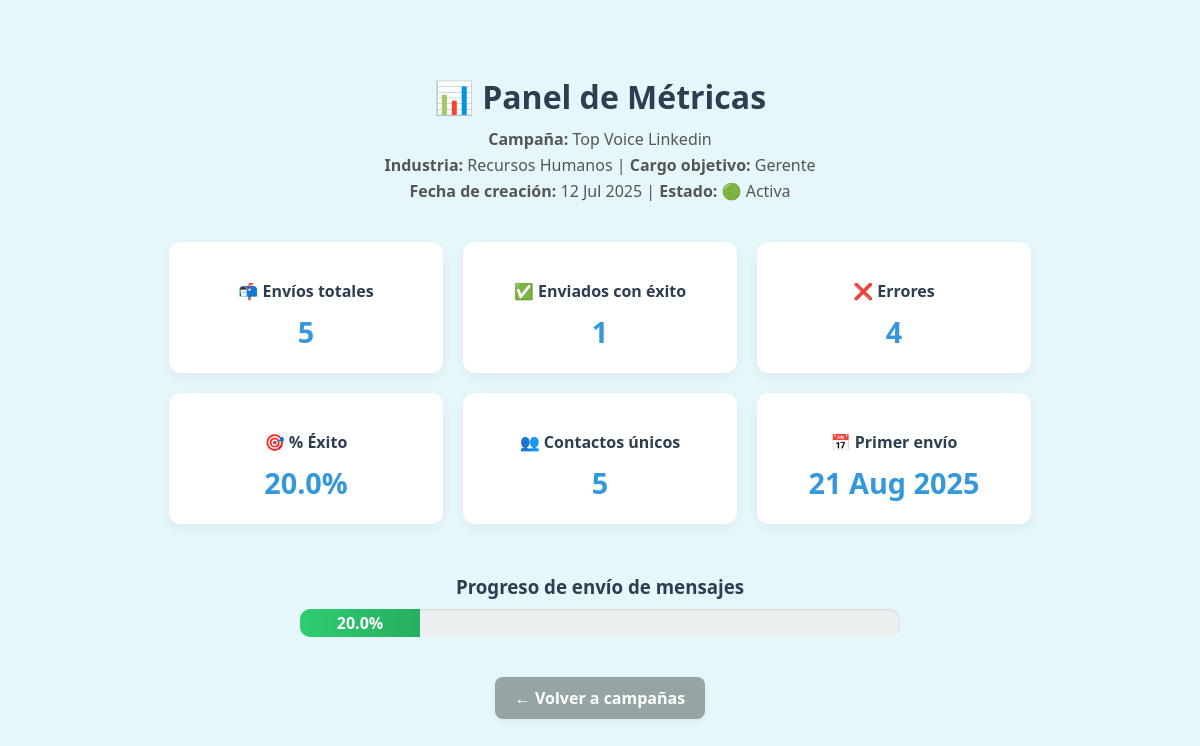
Screenshot of /campanas/6/panel/ with the database file from the repository.
### base/models.py (models this page shows, shortened)
class Campana(models.Model):
    nombre = models.CharField(max_length=100, unique=True)
    mensaje = models.TextField()
    industria = models.CharField(max_length=100, blank=True)
    cargo = models.CharField(max_length=100, blank=True)
    activa = models.BooleanField(default=True)
    fecha_creacion = models.DateTimeField(auto_now_add=True)

class Envio(models.Model):
    contacto = models.ForeignKey('Contacto', on_delete=models.CASCADE, related_name='envios')
    campana = models.ForeignKey('Campana', on_delete=models.CASCADE, related_name='envios')
    mensaje_enviado = models.BooleanField(default=False)
    fecha_envio = models.DateTimeField(null=True, blank=True)
    error_envio = models.BooleanField(default=False)

### base/views.py (the view)
# urls.py: path('campanas/<int:campana_id>/panel/', views.panel_campana, name='panel_campana'),
def panel_campana(request, campana_id):
    campana = get_object_or_404(Campana, id=campana_id)
    envios = campana.envios.all()
    total_envios = envios.count()
    enviados_ok = envios.filter(mensaje_enviado=True).count()
    errores = envios.filter(error_envio=True).count()
    contactos_unicos = envios.values('contacto').distinct().count()
    fecha_primera = envios.filter(fecha_envio__isnull=False).order_by('fecha_envio').first()
    fecha_primera_envio = fecha_primera.fecha_envio if fecha_primera else None
    porcentaje_exito = (enviados_ok * 100 / total_envios) if total_envios > 0 else 0
    context = {
        'campana': campana,
        'total_envios': total_envios,
        'enviados_ok': enviados_ok,
        'errores': errores,
        'porcentaje_exito': round(porcentaje_exito, 1),
        'contactos_unicos': contactos_unicos,
        'fecha_primera_envio': fecha_primera_envio,
    }
    return render(request, 'base/panel_campana.html', context)

### base/templates/base/panel_campana.html (shortened to what this page needs)
<!DOCTYPE html>
<html lang="es">
<head>
</head>
<body>
  <div class="encabezado">
    <h2>📊 Panel de Métricas</h2>
    <p><strong>Campaña:</strong> {{ campana.nombre }}</p>
    <p><strong>Industria:</strong> {{ campana.industria }} | <strong>Cargo objetivo:</strong> {{ campana.cargo }}</p>
    <p><strong>Fecha de creación:</strong> {{ campana.fecha_creacion|date:"d M Y" }} |
       <strong>Estado:</strong> {% if campana.activa %}🟢 Activa{% else %}⚪ Inactiva{% endif %}</p>
  </div>
  <div class="kpi-grid">
    <div class="kpi">
      <h3>📬 Envíos totales</h3>
      <div class="valor">{{ total_envios }}</div>
    </div>
    <div class="kpi">
      <h3>✅ Enviados con éxito</h3>
      <div class="valor">{{ enviados_ok }}</div>
    </div>
    <div class="kpi">
      <h3>❌ Errores</h3>
      <div class="valor">{{ errores }}</div>
    </div>
    <div class="kpi">
      <h3>🎯 % Éxito</h3>
      <div class="valor">{{ porcentaje_exito }}%</div>
    </div>
    <div class="kpi">
      <h3>👥 Contactos únicos</h3>
      <div class="valor">{{ contactos_unicos }}</div>
    </div>
    <div class="kpi">
      <h3>📅 Primer envío</h3>
      <div class="valor">
        {% if fecha_primera_envio %}{{ fecha_primera_envio|date:"d M Y" }}{% else %}—{% endif %}
      </div>
    </div>
  </div>
  <div style="max-width: 600px; margin: 40px auto;">
  <h3 style="color: #2c3e50; text-align: center; margin-bottom: 10px;">
    Progreso de envío de mensajes
  </h3>
  <div style="
    background-color: #ecf0f1;
    border-radius: 10px;
    overflow: hidden;
    height: 28px;
    box-shadow: inset 0 1px 3px rgba(0,0,0,0.1);
  ">
    <div style="
      height: 100%;
      width: {{ porcentaje_exito }}%;
      background: linear-gradient(to right, #2ecc71, #27ae60);
      text-align: center;
      color: white;
      font-weight: bold;
      line-height: 28px;
      transition: width 0.3s ease;
    ">
      {{ porcentaje_exito }}%
    </div>
  </div>
</div>
  <div class="acciones">
    <a href="{% url 'vista_campanas' %}" class="boton-volver">← Volver a campañas</a>
  </div>
</body>
</html>

### base/templates/base/panel_campana.html (style rules this page uses)
body { background-color: #e6f7fb; font-family: 'Segoe UI', sans-serif; padding: 40px; }
.encabezado { text-align: center; margin-bottom: 40px; }
.encabezado h2 { font-size: 2em; color: #2c3e50; margin-bottom: 10px; }
.encabezado p { color: #555; margin: 4px 0; }
.kpi-grid { display: flex; flex-wrap: wrap; gap: 20px; justify-content: center; margin-bottom: 50px; }
.kpi { background: #ffffff; border-radius: 12px; padding: 22px; width: 230px; text-align: center; box-shadow: 0 4px 12px rgba(0, 0, 0, 0.05); transition: transform 0.2s ease; }
.kpi h3 { font-size: 1em; color: #2c3e50; margin-bottom: 10px; }
.kpi .valor { font-size: 1.8em; font-weight: bold; color: #3498db; }
.boton-volver { display: inline-block; background-color: #95a5a6; color: white; padding: 10px 20px; border-radius: 8px; font-weight: bold; text-decoration: none; transition: background-color 0.2s; box-shadow: 0 2px 6px rgba(0,0,0,0.06); }
.acciones { text-align: center; margin-top: 20px; }

### rows the page displays
Campana: nombre "Top Voice Linkedin", industria "Recursos Humanos", cargo "Gerente", fecha_creacion "12 Jul 2025"
Envio: fecha_envio "21 Aug 2025"

### other values shown
{{ total_envios }} "5"
{{ enviados_ok }} "1"
{{ errores }} "4"
{{ porcentaje_exito }} "20.0"
{{ contactos_unicos }} "5"
